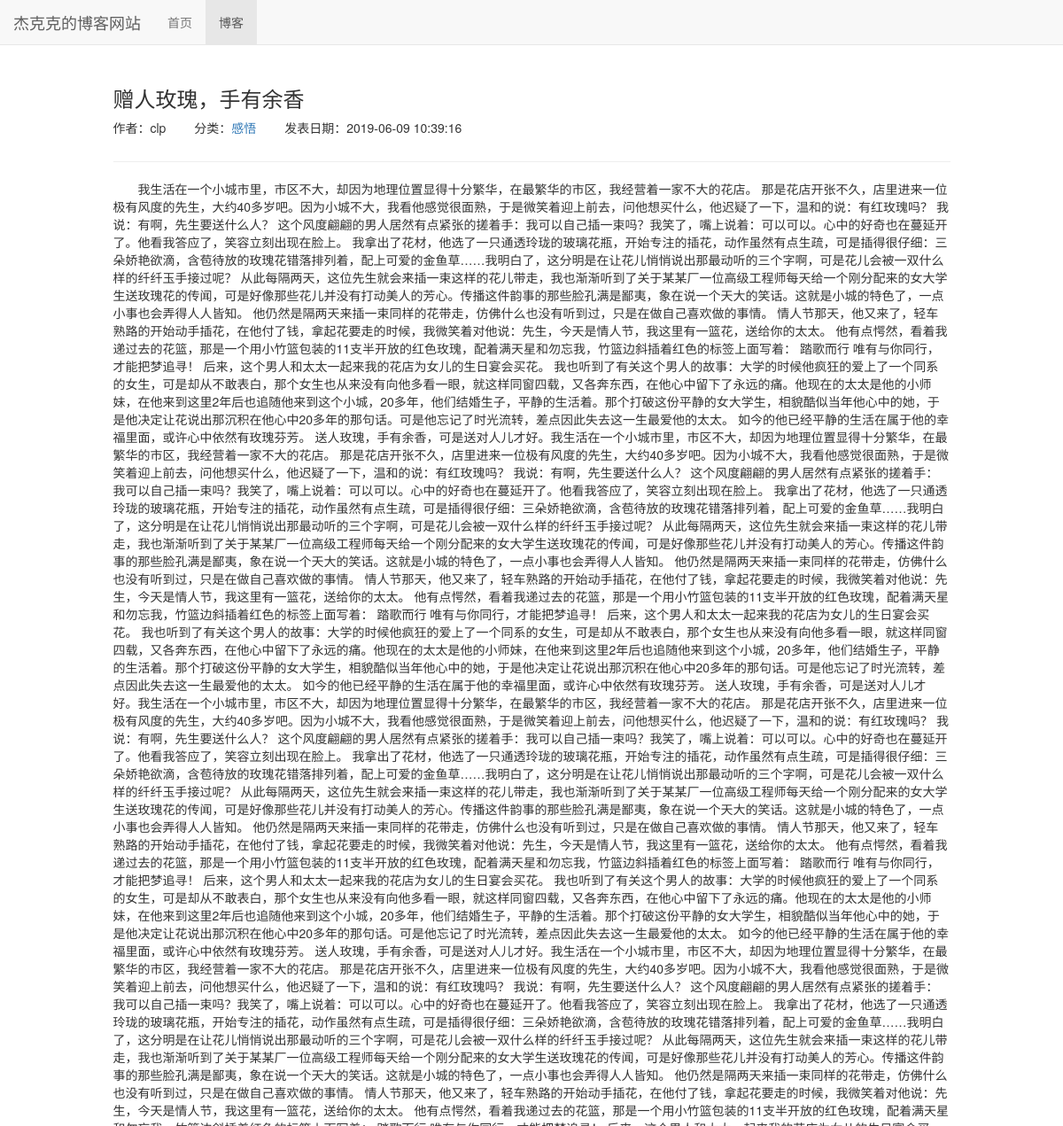
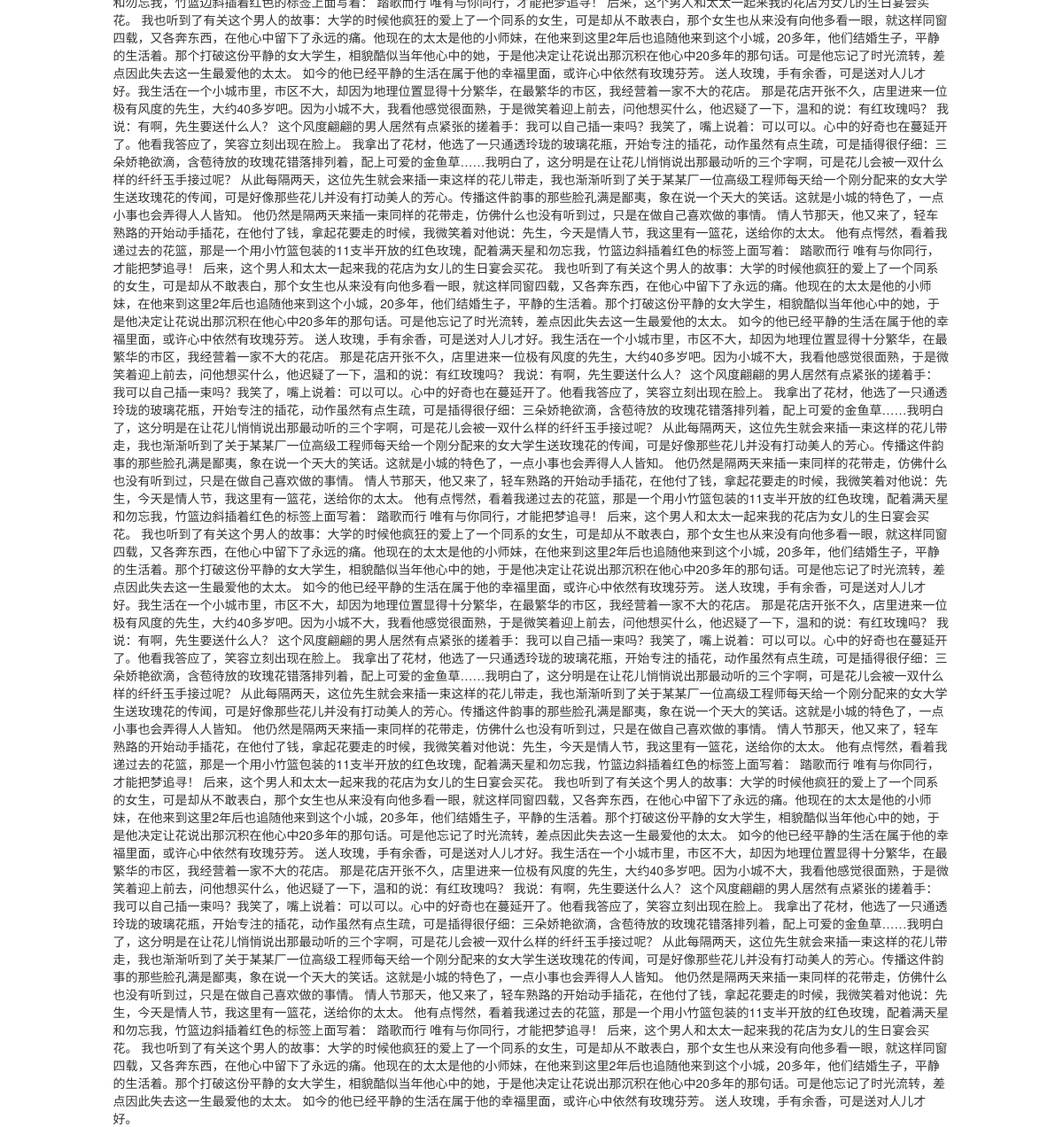
Page /blog/2 on the committed database (2 pictures, top to bottom).
### blog/models.py (models this page shows, shortened)
class Blog(models.Model):
    title = models.CharField(max_length=50)
    blogtype = models.ForeignKey(BlogType,on_delete=models.DO_NOTHING)
    content = models.TextField()
    author = models.ForeignKey(User,on_delete=models.DO_NOTHING)
    created_time = models.DateTimeField(auto_now_add=True)
    last_updated_time = models.DateTimeField(auto_now=True)

class BlogType(models.Model):
    type_name = models.CharField(max_length=15)
    def __str__(self):
        return self.type_name

### blog/views.py (the view)
# urls.py: path('<int:blog_id>',views.bolg_datail,name = "bg_detail"),
def bolg_datail(request,blog_id):
    context = {}
    context['blog'] = get_object_or_404(Blog,pk=blog_id)
    return render_to_response('blog/blog_detail.html', context)

### blog/templates/blog/blog_detail.html (shortened to what this page needs)
{% extends 'base.html' %}
{% load staticfiles %}
{% block header_extends %}
    <link rel="stylesheet" href="{% static  'blog/blog.css' %}">
{% endblock %}
{% block content %}
    <div class="container">
        <div class="row">
            <div class="col-xs-10 col-xs-offset-1">
                <h3>{{ blog.title }}</h3>
                <ul class="blog-info-description">
                    <li>作者：{{ blog.author }}</li>
                    <li>分类：<a href="{% url 'type_list' blog.blogtype.pk %}">{{ blog.blogtype }}</a></li>
                    <li>发表日期：{{ blog.created_time|date:"Y-m-d G:i:s" }}</li>
                </ul>
                <hr>
                <div class="blog-content">{{ blog.content }}</div>
            </div>
        </div>
    </div>
{% endblock %}
{% block nav_blog_active %}
    active
{% endblock %}

### blog/static/blog/blog.css (style rules this page uses)
ul.blog-info-description { list-style-type: none; margin-bottom: 2em; }
ul.blog-info-description li { display: inline-block; margin-right: 2em; }
div.blog-content { text-indent: 2em; }

### static/base.css (style rules this page uses)
* { margin: 0; padding: 0; }
body { margin-top: 78px!important; }

### rows in the picture
Blog: title "赠人玫瑰，手有余香", author "clp", blogtype "感悟", created_time "2019-06-09 10:39:16", content "我生活在一个小城市里，市区不大，却因为地理位置显得十分繁华，在最繁华的市区，我经营着一家不大的花店。 那是花店开张不久，店里进来一位极有风度的先生，大约40多岁吧。因为小城不大，我看他感觉很面熟，于是微笑着迎上前去，问他想买什么，他迟疑了一下，温和的说：有红玫瑰吗？ 我说：有啊，先生要送什么人？ 这个风度翩翩的男人居然有点紧张的搓着手：我可以自己插一束吗？我笑了，嘴上说着：可以可以。心中的好奇也在蔓延开了。他看我答应了，笑容立刻出现在脸上。 我拿出了花材，他选了一只通透玲珑的玻璃花瓶，开始专注的插花，动作虽然有点生疏，可是插得很仔细：三朵娇艳欲滴，含苞待放的玫瑰花错落排列着，配上可爱的金鱼草……我明白了，这分明是在让花儿悄悄说出那最动听的三个字啊，可是花儿会被一双什么样的纤纤玉手接过呢？ 从此每隔两天，这位先生就会来插一束这样的花儿带走，我也渐渐听到了关于某某厂一位高级工程师每天给一个刚分配来的女大学生送玫瑰花的传闻，可是好像那些花儿并没有打动美人的芳心。传播这件韵事的那些脸孔满是鄙夷，象在说一个天大的笑话。这就是小城的特色了，一点小事也会弄得人人皆知。 他仍然是隔两天来插一束同样的花带走，仿佛什么也没有听到过，只是在做自己喜欢做的事情。 情人节那天，他又来了，轻车熟路的开始动手插花，在他付了钱，拿起花要走的时候，我微笑着对他说：先生，今天是情人节，我这里有一篮花，送给你的太太。 他有点愕然，看着我递过去的花篮，那是一个用小竹篮包装的11支半开放的红色玫瑰，配着满天星和勿忘我，竹篮边斜插着红色的标签上面写着： 踏歌而行 唯有与你同行，才能把梦追寻！…"
